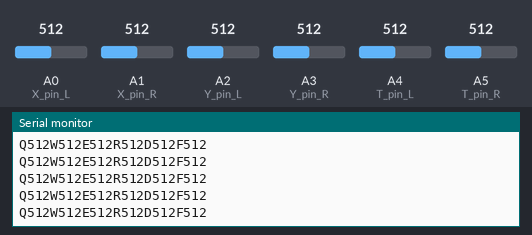
Bench run of a sketch on a simulated Arduino Uno, built with avr-gcc and run on an emulated ATmega328P. On the bench: the last lines printed to the serial monitor. Inputs (shaded band) come from the test bench; at power-on: A2 (Y_pin_L) = 512, A0 (X_pin_L) = 512, A1 (X_pin_R) = 512, A3 (Y_pin_R) = 512, A4 (T_pin_L) = 512, A5 (T_pin_R) = 512.

Above: at 5.7 s.
5.8 s: A2 (Y_pin_L) set to 108
At 5.96 s:
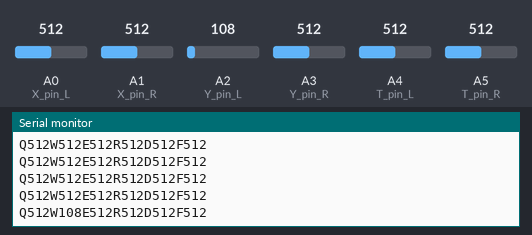
7.3 s: A2 (Y_pin_L) set to 95
At 7.39 s:
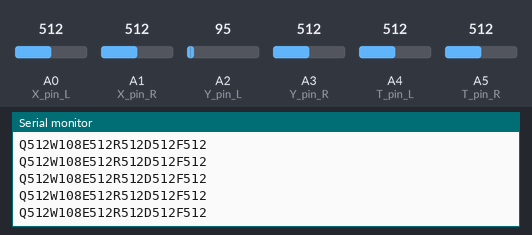
Timing chart, 0 to 10.3 s (numbered marks = the images above; inputs shaded):
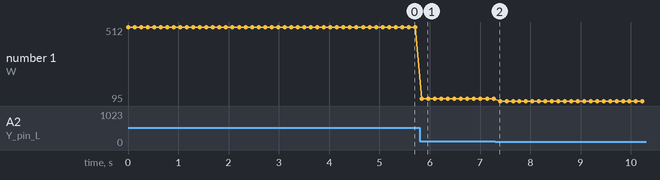

Measured:
- after the input at 5.8 s, the serial monitor: prints a new line at once (image 1)
- plotted number 1: 512 → 108 after the input at 5.8 s, 108 → 95 after the input at 7.3 s

The sketch:

Transmitter.ino
```cpp
#include <NeoSWSerial.h>
const int SW_pin = 2; // digital pin connected to switch output
const int X_pin_L = 0; // analog pin connected to X output
const int Y_pin_L = 2; // analog pin connected to Y output
const int X_pin_R = 1; // analog pin connected to X output
const int Y_pin_R = 3; // analog pin connected to Y output
const int T_pin_L = 4; // analog pin connected to sliding potentiometer
const int T_pin_R = 5; // analog pin connected to sliding potentiometer
NeoSWSerial HC12(10, 11); // HC-12 TX Pin, HC-12 RX Pin
void setup() {
  HC12.begin(9600);
  pinMode(SW_pin, INPUT);
  digitalWrite(SW_pin, HIGH);
  Serial.begin(9600);

}

void loop() {
  //down left is 10
  // up right is 0
  int XL = analogRead(X_pin_L);
  int YL = analogRead(Y_pin_L);
  int XR = analogRead(X_pin_R);
  int YR = analogRead(Y_pin_R);
  int TL = analogRead(T_pin_L);
  int TR = analogRead(T_pin_R);
//  Serial.print(XL);
//  //Serial.print(" ");
//  Serial.print(XR);
// // Serial.print(" ");
//  Serial.print(YL);
//  //Serial.print(" ");
//  Serial.print(YR);
//  Serial.println(" ");
//  Serial.print(analogRead(4));
//
//  Serial.println(analogRead(5));
Serial.print("Q");
  Serial.print(XL);
  Serial.print("W");
  Serial.print(YL);
  Serial.print("E");
  Serial.print(XR);
  Serial.print("R");
  Serial.print(YR);
  Serial.print("D");
  Serial.print(TL);
  Serial.print("F");
  Serial.print(TR);
  Serial.println();
//  if(XR == 10) XR = 9;
//  if(XL == 10) XL = 9;
//  if(YL == 10) YL = 9;
//  if(YR == 10) YR = 9;
 // uint32_t format = XL*1000000+YL*10000+XR*100+YR;
  HC12.print("Q");
  HC12.print(XL);
  HC12.print("W");
  HC12.print(YL);
  HC12.print("E");
  HC12.print(XR);
  HC12.print("R");
  HC12.print(YR);
  HC12.print("D");
  HC12.print(TL);
  HC12.print("F");
  HC12.print(TR);
  HC12.println();
  delay(100);
}
```
